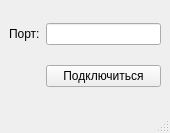
<?xml version="1.0" encoding="UTF-8"?>
<ui version="4.0">
 <class>MainWindow</class>
 <widget class="QMainWindow" name="MainWindow">
  <property name="geometry">
   <rect>
    <x>0</x>
    <y>0</y>
    <width>170</width>
    <height>133</height>
   </rect>
  </property>
  <property name="windowTitle">
   <string>tcp-client</string>
  </property>
  <widget class="QWidget" name="centralwidget">
   <layout class="QGridLayout" name="gridLayout">
    <item row="0" column="0">
     <widget class="QLabel" name="m_portLabel">
      <property name="text">
       <string>Порт:</string>
      </property>
     </widget>
    </item>
    <item row="0" column="1">
     <widget class="QLineEdit" name="m_portLineEdit"/>
    </item>
    <item row="1" column="1">
     <widget class="QPushButton" name="m_connectPushButton">
      <property name="text">
       <string>Подключиться</string>
      </property>
     </widget>
    </item>
   </layout>
  </widget>
  <widget class="QMenuBar" name="menubar">
   <property name="geometry">
    <rect>
     <x>0</x>
     <y>0</y>
     <width>170</width>
     <height>29</height>
    </rect>
   </property>
  </widget>
  <widget class="QStatusBar" name="statusbar"/>
 </widget>
 <resources/>
 <connections/>
</ui>
